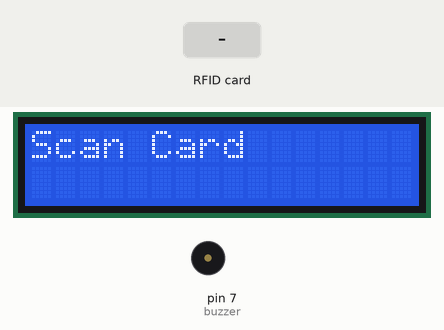
Bench run of a sketch on a simulated Arduino Uno, built with avr-gcc and run on an emulated ATmega328P. Parts: 16×2 character LCD, buzzer (waves = sounding). The test bench sets the inputs (shaded band). What the sketch prints to the serial monitor is not drawn.

Above: at 1.3 s.
1.4 s: RFID card C1 72 B3 02 held to the reader
At 2.8 s:
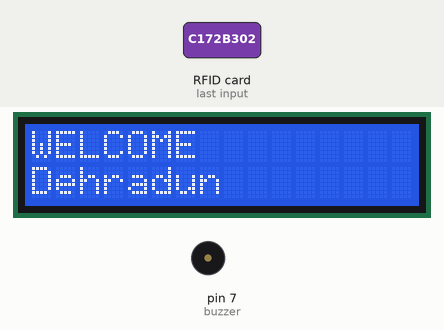
4.4 s: RFID card 5E 7A 19 C4 held to the reader
At 5.2 s:
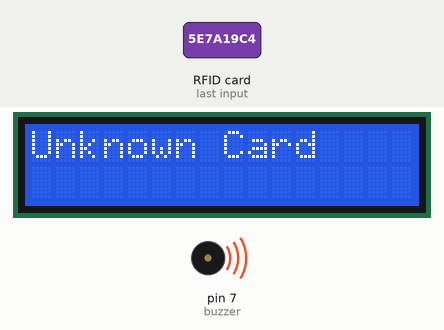
7.4 s: RFID card C1 72 B3 02 held to the reader
At 8.0 s:
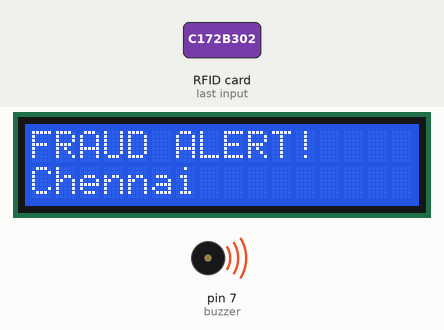
Timing chart, 0 to 10.9 s (numbered marks = the images above; inputs shaded):
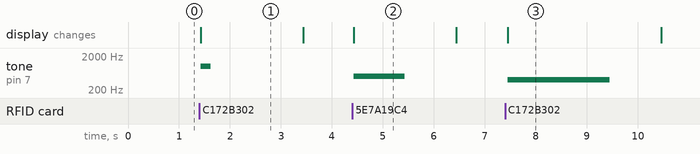

Measured:
- after the input at 1.4 s, tone on pin 7 (buzzer): silent → 1000 Hz at once, → silent 0.20 s later; the display: changes at once (image 1)
- after the input at 4.4 s, tone on pin 7 (buzzer): silent → 500 Hz at once, → silent 1.0 s later; the display: changes at once (image 2)
- after the input at 7.4 s, tone on pin 7 (buzzer): silent → 400 Hz after 0.05 s, → silent 2.0 s later; the display: changes after 0.05 s (image 3)
- what the display in image 1 shows lasts 2.0 s, from 1.4 s to 3.4 s

The sketch:

RFID_TO_PC_Bridge.ino
```cpp
#include <SPI.h>
#include <MFRC522.h>
#include <Wire.h>
#include <LiquidCrystal_I2C.h>

#define SS_PIN 10
#define RST_PIN 9

MFRC522 rfid(SS_PIN, RST_PIN);
LiquidCrystal_I2C lcd(0x27, 16, 2);

int buzzer = 7;

byte authorizedUID[] = {0xC1, 0x72, 0xB3, 0x02};

String lastLocation = "";
unsigned long lastTime = 0;

bool toggleLocation = false;

void setup() {
  Serial.begin(9600);
  SPI.begin();
  rfid.PCD_Init();

  lcd.init();
  lcd.backlight();

  pinMode(buzzer, OUTPUT);

  lcd.setCursor(0,0);
  lcd.print("Scan Card");
}

void loop() {

  if (!rfid.PICC_IsNewCardPresent() || !rfid.PICC_ReadCardSerial()) {
    return;
  }

  // Read UID
  byte readUID[4];
  for (byte i = 0; i < 4; i++) {
    readUID[i] = rfid.uid.uidByte[i];
  }

  // Send UID to frontend (optional)
  Serial.print("UID: ");
  for (byte i = 0; i < 4; i++) {
    Serial.print(readUID[i], HEX);
  }
  Serial.println();

  // Check card
  if (!checkUID(readUID, authorizedUID)) {
    lcd.clear();
    lcd.setCursor(0,0);
    lcd.print("Unknown Card");

    tone(buzzer, 500, 1000);
    delay(2000);

    resetLCD();
    stopRFID();
    return;
  }

  // Simulate location
  String location = toggleLocation ? "Chennai" : "Dehradun";
  toggleLocation = !toggleLocation;

  unsigned long currentTime = millis();

  // 🚨 FRAUD DETECTION
  if (lastLocation != "" && location != lastLocation) {
    if ((currentTime - lastTime) < 10000) {

      lcd.clear();
      lcd.setCursor(0,0);
      lcd.print("FRAUD ALERT!");
      lcd.setCursor(0,1);
      lcd.print(location);

      tone(buzzer, 400, 2000);

      delay(3000);

      resetLCD();
      stopRFID();
      return;
    }
  }

  // ✅ NORMAL ACCESS
  lcd.clear();
  lcd.setCursor(0,0);
  lcd.print("WELCOME");

  lcd.setCursor(0,1);
  lcd.print(location);

  tone(buzzer, 1000, 200);

  lastLocation = location;
  lastTime = currentTime;

  delay(2000);

  resetLCD();
  stopRFID();
}

// Reset LCD
void resetLCD() {
  lcd.clear();
  lcd.setCursor(0,0);
  lcd.print("Scan Card");
}

// Stop RFID properly
void stopRFID() {
  rfid.PICC_HaltA();
  rfid.PCD_StopCrypto1();
}

// UID check
bool checkUID(byte *currentUID, byte *allowedUID) {
  for (byte i = 0; i < 4; i++) {
    if (currentUID[i] != allowedUID[i]) {
      return false;
    }
  }
  return true;
}
```
